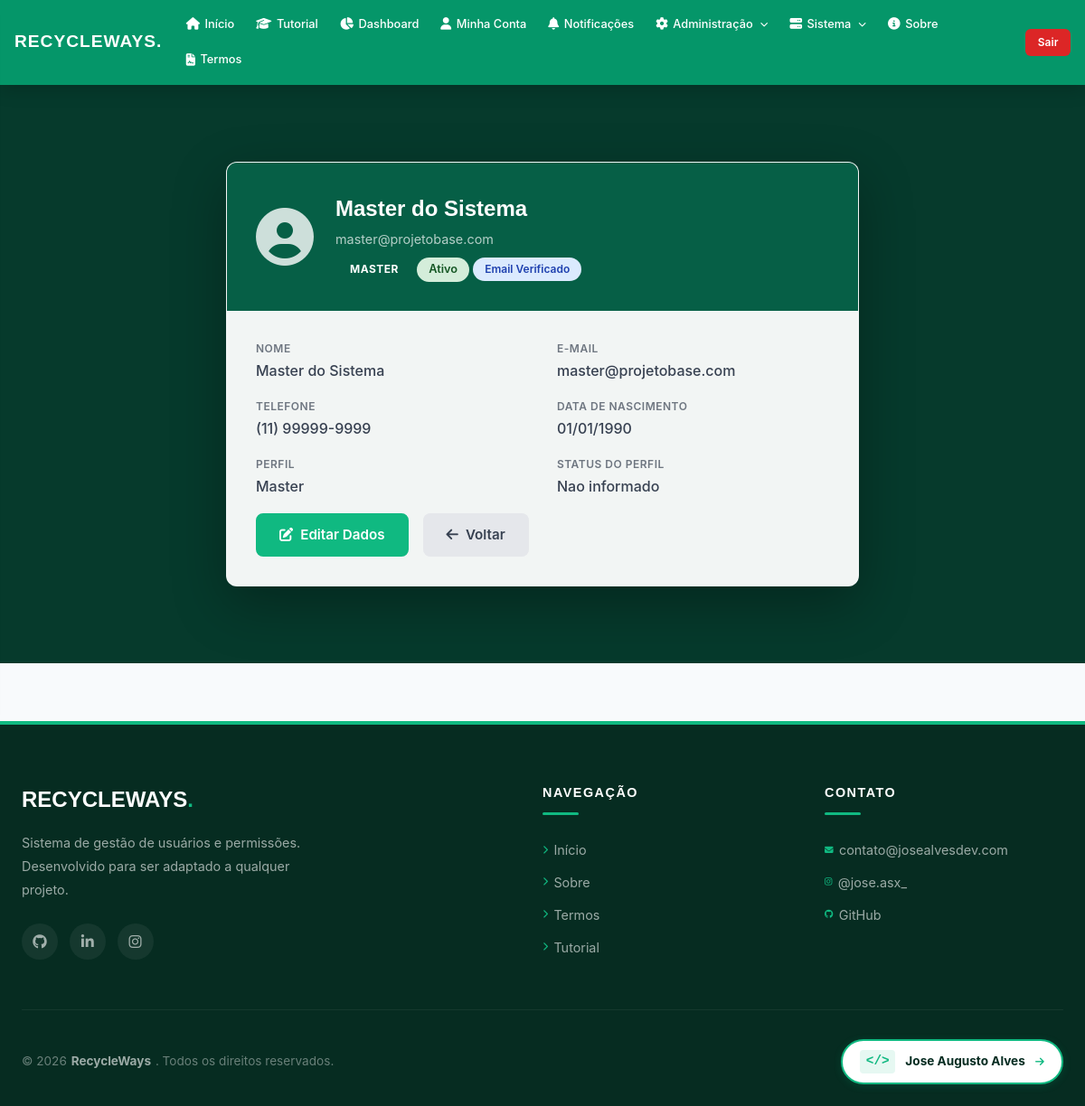
/RecycleWays/user (signed in), run on the app's committed database.
### tables this page shows
CREATE TABLE IF NOT EXISTS usuario (
    id_usuario INT PRIMARY KEY AUTO_INCREMENT,
    nome VARCHAR(150) NOT NULL,
    email VARCHAR(100) UNIQUE NOT NULL,
    senha VARCHAR(255) NOT NULL,
    telefone VARCHAR(15),
    data_nascimento DATE,
    ativo BOOLEAN DEFAULT TRUE,
    id_perfil INT NOT NULL DEFAULT 4,
    primeiro_acesso BOOLEAN DEFAULT TRUE,
    data_primeiro_acesso DATETIME,
    token_verificacao VARCHAR(64) NULL,
    email_verificado BOOLEAN DEFAULT FALSE,
    data_verificacao DATETIME NULL,
    data_criacao TIMESTAMP DEFAULT CURRENT_TIMESTAMP,
    data_atualizacao TIMESTAMP DEFAULT CURRENT_TIMESTAMP ON UPDATE CURRENT_TIMESTAMP,
    FOREIGN KEY (id_perfil) REFERENCES perfil(id_perfil)
);

CREATE TABLE IF NOT EXISTS perfil (
    id_perfil INT PRIMARY KEY AUTO_INCREMENT,
    perfil VARCHAR(20) UNIQUE NOT NULL
);

### app/Controllers/UserController.php (called while the page is built, shortened)
<?php
require_once __DIR__ . '/../Core/App.php';
require_once __DIR__ . '/../Models/Usuario.php';
require_once __DIR__ . '/../Helpers/MenuHelper.php';
class UserController
{
    private $usuario;
    public function __construct()
    {
        $this->usuario = new Usuario();
    }
    public function index()
    {
        $id = $_SESSION['usuario']['id'];
        $usuario = $this->usuario->findById($id);
        $usuario['data_nascimento_formatada'] = !empty($usuario['data_nascimento'])
            ? date('d/m/Y', strtotime($usuario['data_nascimento']))
            : 'Não informada';
        $usuario['telefone_formatado'] = $usuario['telefone'] ?? 'Não informado';
        $usuario['nome_perfil'] = $usuario['nome_perfil'] ?? 'Usuario';
        require_once __DIR__ . '/../Views/user/index.php';
    }
}

### app/Core/Router.php (called while the page is built, shortened)
<?php
require_once __DIR__ . '/App.php';
class Router
{
    private $routes = [
        'GET' => [],
        'POST' => []
    ];
    public function get($uri, $action, $roles = [])
    {
        $this->routes['GET'][$uri] = [
            'action' => $action,
            'roles' => $roles
        ];
    }
    public function post($uri, $action, $roles = [])
    {
        $this->routes['POST'][$uri] = [
            'action' => $action,
            'roles' => $roles
        ];
    }
    public function dispatch($requestUri)
    {
        $path = parse_url($requestUri, PHP_URL_PATH);
        $basePath = App::getBasePath();
        if ($basePath && strpos($path, $basePath) === 0) {
            $path = substr($path, strlen($basePath));
        }
        $method = $_SERVER['REQUEST_METHOD'];
        $route = $this->routes[$method][$path] ?? null;
        $params = [];
        $action = $route['action'];
        [$controller, $methodName] = explode('@', $action);
        $controllerInstance = new $controller();
        $controllerInstance->$methodName(...$params);
    }
}

### public/index.php (called while the page is built, shortened)
<?php
require_once __DIR__ . '/../app/Core/App.php';
require_once __DIR__ . '/../app/Config/database.php';
require_once __DIR__ . '/../app/Core/Router.php';
$router = new Router();
$router->dispatch($_SERVER['REQUEST_URI']);

### app/Core/App.php (called while the page is built, shortened)
<?php
class App
{
    private static $config = null;
    public static function init()
    {
        if (self::$config === null) {
            $envFile = __DIR__ . '/../../.env';
            self::$config = parse_ini_file($envFile);
        }
    }
    public static function get($key, $default = null)
    {
        return self::$config[$key] ?? $_ENV[$key] ?? $default;
    }
    public static function getName()
    {
        return self::get('APP_NAME', 'ProjetoBase');
    }
    public static function getBasePath()
    {
        return self::get('APP_BASE_PATH', '/' . self::getName());
    }
}

### app/Config/database.php (called while the page is built, shortened)
<?php
require_once __DIR__ . '/../Core/App.php';
class Database
{
    private static $connection = null;
    public static function getConnection()
    {
        if (self::$connection === null) {
            try {
                $host = App::get('DB_HOST', '127.0.0.1');
                $dbname = App::get('DB_NAME', 'ProjetoBase');
                $user = App::get('DB_USER', 'root');
                $pass = App::get('DB_PASS', '');
                $port = App::get('DB_PORT', '3306');
                if (strpos($host, ':') !== false) {
                    $dsn = "mysql:host={$host};dbname={$dbname};charset=utf8";
                } else {
                    $dsn = "mysql:host={$host};port={$port};dbname={$dbname};charset=utf8";
                }
                self::$connection = new PDO(
                    $dsn,
                    $user,
                    $pass,
                    [
                        PDO::ATTR_ERRMODE => PDO::ERRMODE_EXCEPTION,
                        PDO::ATTR_DEFAULT_FETCH_MODE => PDO::FETCH_ASSOC,
                        PDO::ATTR_EMULATE_PREPARES => false
                    ]
                );
            } catch (PDOException $e) {
                error_log("Erro de conexão com o banco: " . $e->getMessage());
                throw new Exception("Erro de conexão com o banco de dados: " . $e->getMessage());
            }
        }
        return self::$connection;
    }
}

### app/Models/Usuario.php (called while the page is built, shortened)
<?php
require_once __DIR__ . '/../Config/database.php';
class Usuario
{
    private $conn;
    public function __construct()
    {
        $this->conn = Database::getConnection();
    }
    public function findById(int $id): ?array
    {
        $sql = "SELECT u.*, p.perfil as nome_perfil
                FROM usuario u
                LEFT JOIN perfil p ON u.id_perfil = p.id_perfil
                WHERE u.id_usuario = ? LIMIT 1";
        $stmt = $this->conn->prepare($sql);
        $stmt->execute([$id]);
        $resultado = $stmt->fetch(PDO::FETCH_ASSOC);
        return $resultado ?: null;
    }
}

### app/Views/user/index.php (the view, shortened to what this page needs)
<?php
$usuarioPerfil = $usuario ?? null;
require_once __DIR__ . '/../layouts/header.php';
require_once __DIR__ . '/../layouts/nav.php';
$usuario = $usuarioPerfil;
$isAtivo = isset($usuario['ativo']) ? (bool) $usuario['ativo'] : true;
$emailVerificado = isset($usuario['email_verificado']) ? (bool) $usuario['email_verificado'] : false;
$dataNascimentoFormatada = $usuario['data_nascimento_formatada'] ?? 'Nao informada';
$telefoneFormatado = $usuario['telefone_formatado'] ?? 'Nao informado';
$nomePerfil = $usuario['nome_perfil'] ?? 'Usuario';
$statusPerfil = $usuario['status_perfil'] ?? 'Nao informado';
?>
<section class="profile-section animate-in">
    <div class="profile-container">
        <div class="profile-card">
            <div class="profile-header">
                <div class="profile-avatar">
                    <i class="fas fa-user-circle"></i>
                </div>
                <div class="profile-info">
                    <h2><?= htmlspecialchars($usuario['nome']) ?></h2>
                    <p class="profile-email"><?= htmlspecialchars($usuario['email']) ?></p>
                    <div class="profile-badges">
                        <span class="profile-badge perfil-<?= strtolower($nomePerfil) ?>">
                            <?= htmlspecialchars($nomePerfil) ?>
                        </span>
                        <span class="badge <?= $isAtivo ? 'badge-success' : 'badge-danger' ?>">
                            <?= $isAtivo ? 'Ativo' : 'Inativo' ?>
                        </span>
                        <span class="badge <?= $emailVerificado ? 'badge-info' : 'badge-warning' ?>">
                            <?= $emailVerificado ? 'Email Verificado' : 'Email Nao Verificado' ?>
                        </span>
                    </div>
                </div>
            </div>
            <div class="profile-body">
                <div class="profile-grid">
                    <div class="profile-item">
                        <span class="profile-label">Nome</span>
                        <span class="profile-value"><?= htmlspecialchars($usuario['nome']) ?></span>
                    </div>
                    <div class="profile-item">
                        <span class="profile-label">E-mail</span>
                        <span class="profile-value"><?= htmlspecialchars($usuario['email']) ?></span>
                    </div>
                    <div class="profile-item">
                        <span class="profile-label">Telefone</span>
                        <span class="profile-value"><?= htmlspecialchars($telefoneFormatado) ?></span>
                    </div>
                    <div class="profile-item">
                        <span class="profile-label">Data de Nascimento</span>
                        <span class="profile-value"><?= $dataNascimentoFormatada ?></span>
                    </div>
                    <div class="profile-item">
                        <span class="profile-label">Perfil</span>
                        <span class="profile-value"><?= htmlspecialchars($nomePerfil) ?></span>
                    </div>
                    <div class="profile-item">
                        <span class="profile-label">Status do Perfil</span>
                        <span class="profile-value"><?= htmlspecialchars($statusPerfil) ?></span>
                    </div>
                </div>
                <div class="profile-actions">
                    <a href="<?= $basePath ?>/user/editar" class="btn btn-primary">
                        <i class="fas fa-edit"></i> Editar Dados
                    </a>
                    <a href="<?= $basePath ?>/" class="btn">
                        <i class="fas fa-arrow-left"></i> Voltar
                    </a>
                </div>
            </div>
        </div>
    </div>
</section>
<?php require_once __DIR__ . '/../layouts/footer.php'; ?>

### public/css/style.css (style rules this page uses)
:root { --color-primary: #10b981; --color-primary-dark: #059669; --color-primary-light: #34d399; --color-primary-bg: #d1fae5; --color-secondary: #3b82f6; --color-secondary-dark: #2563eb; --color-secondary-bg: #dbeafe; --color-success: #10b981; --color-success-bg: #d1fae5; --color-warning: #f59e0b; --color-warning-bg: #fef3c7; --color-danger: #ef4444; --color-danger-bg: #fee2e2; --color-info: #3b82f6; --color-info-bg: #dbeafe; --color-white: #ffffff; --color-black: #000000; --color-gray-50: #f8fafc; --color-gray-100: #f3f4f6; --color-gray-200: #e5e7eb; --color-gray-300: #d1d5db; --color-gray-400: #9ca3af; --color-gray-500: #6b7280; --color-gray-600: #4b5563; --color-gray-700: #374151; --color-gray-800: #1f2937; --color-gray-900: #111827; --color-forest-deep: #065f46; --color-impact-green: #10b981; --color-text: #374151; --color-text-light: #6b7280; --font-primary: 'Inter', -apple-system, BlinkMacSystemFont, 'Segoe UI', Roboto, sans-serif; --font-heading: 'Montserrat', 'Inter', sans-serif; --radius-sm: 4px; --radius-md: 8px; --radius-lg: 12px; --radius-xl: 16px; --spacing-xs: 0.25rem; --spacing-sm: 0.5rem; --spacing-md: 1rem; --spacing-lg: 1.5rem; --spacing-xl: 2rem; --spacing-2xl: 3rem; --shadow-sm: 0 1px 2px rgba(0, 0, 0, 0.05); --shadow-md: 0 4px 6px -1px rgba(0, 0, 0, 0.1); --shadow-lg: 0 10px 15px -3px rgba(0, 0, 0, 0.1); --shadow-xl: 0 20px 25px -5px rgba(0, 0, 0, 0.1); }
* { margin: 0; padding: 0; box-sizing: border-box; }
html { scroll-behavior: smooth; }
body { font-family: var(--font-primary); color: var(--color-text); background: var(--color-gray-50); line-height: 1.6; min-height: 100vh; display: flex; flex-direction: column; }
a { color: var(--color-primary); text-decoration: none; transition: color 0.2s ease; }
h1, h2, h3, h4, h5, h6 { font-family: var(--font-heading); color: var(--color-forest-deep); margin-bottom: var(--spacing-md); }
h2 { font-size: 2rem; }
p { margin-bottom: var(--spacing-md); }
.btn { display: inline-flex; align-items: center; justify-content: center; gap: var(--spacing-sm); padding: 0.6rem 1.5rem; border-radius: var(--radius-md); font-family: var(--font-primary); font-weight: 600; font-size: 0.95rem; border: 2px solid transparent; cursor: pointer; transition: all 0.3s ease; text-decoration: none; background: var(--color-gray-200); color: var(--color-text); }
.btn-primary { background: var(--color-primary); color: var(--color-white); border-color: var(--color-primary); }
.badge { display: inline-block; padding: 0.2rem 0.8rem; border-radius: 20px; font-size: 0.75rem; font-weight: 600; }
.badge-success { background: var(--color-success-bg); color: #065f46; }
.badge-info { background: var(--color-info-bg); color: #1e40af; }
.animate-in { opacity: 0; transform: translateY(20px); animation: fadeInUp 0.6s ease forwards; }
:root { --z-base: 1; --z-nav: 9999; --z-dropdown: 99999; --z-modal: 99999; --z-overlay: 99998; --z-toast: 999999; }
* { z-index: auto; }

### public/css/nav.css (style rules this page uses)
:root { --nav-bg: #059669; --nav-text: #ffffff; --nav-hover: #10b981; --nav-dropdown-bg: #0f4c3a; --nav-shadow: 0 4px 20px rgba(0,0,0,0.2); }

### data on the page
usuario: nome "Master do Sistema", email "master@projetobase.com", id_perfil.perfil "MASTER", telefone "(11) 99999-9999", id_perfil.perfil "Master"

### other printed values
$appName "RECYCLEWAYS"
$label "Início"
$label "Tutorial"
$label "Dashboard"
$label "Minha Conta"
$label "Notificações"
$label "Sobre"
$label "Termos"
$dataNascimentoFormatada "01/01/1990"
$statusPerfil "Nao informado"
App::getName() "RECYCLEWAYS"
App::getName() "RecycleWays"
